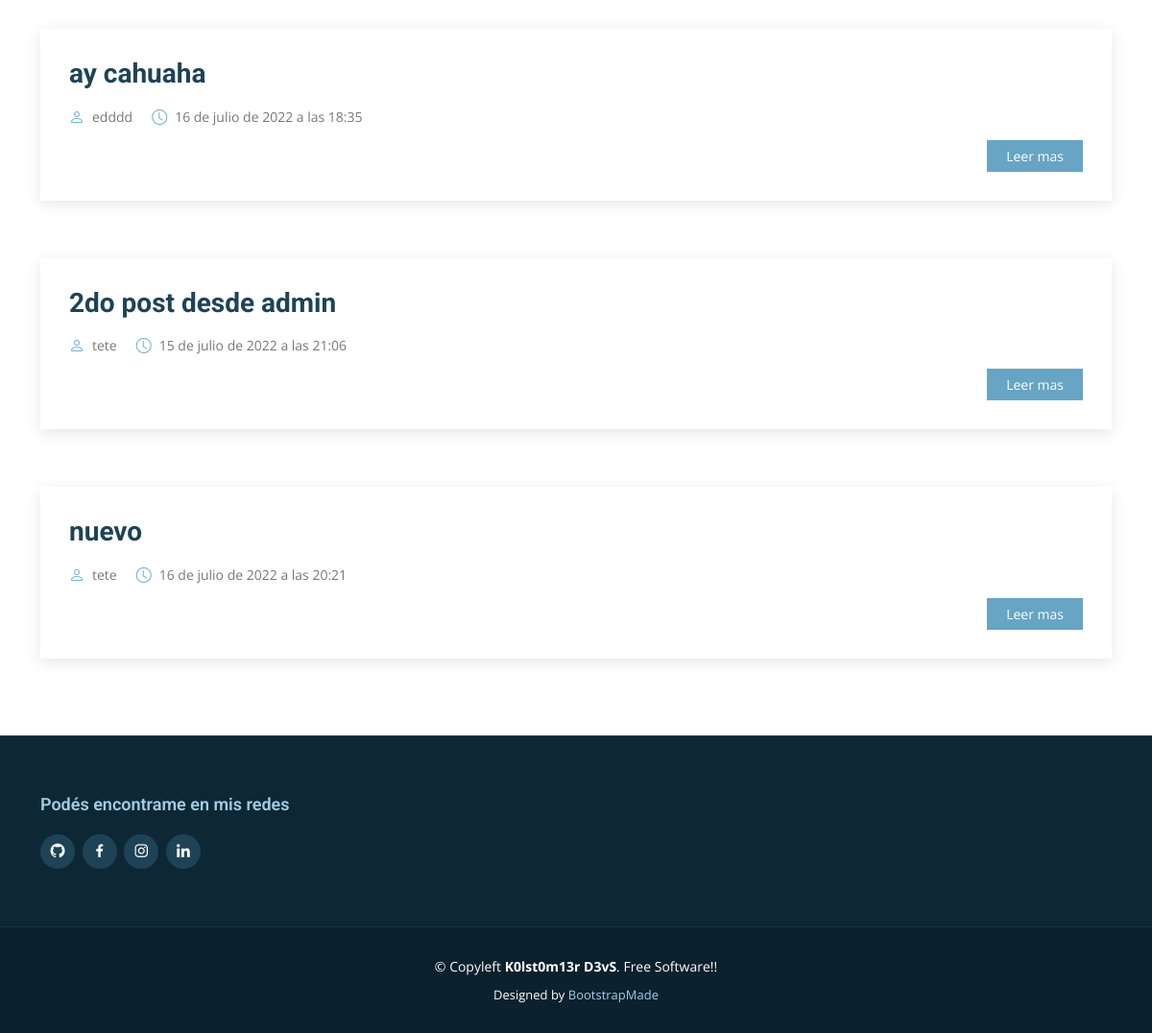
Before: /blog (lower part) with the older database file.
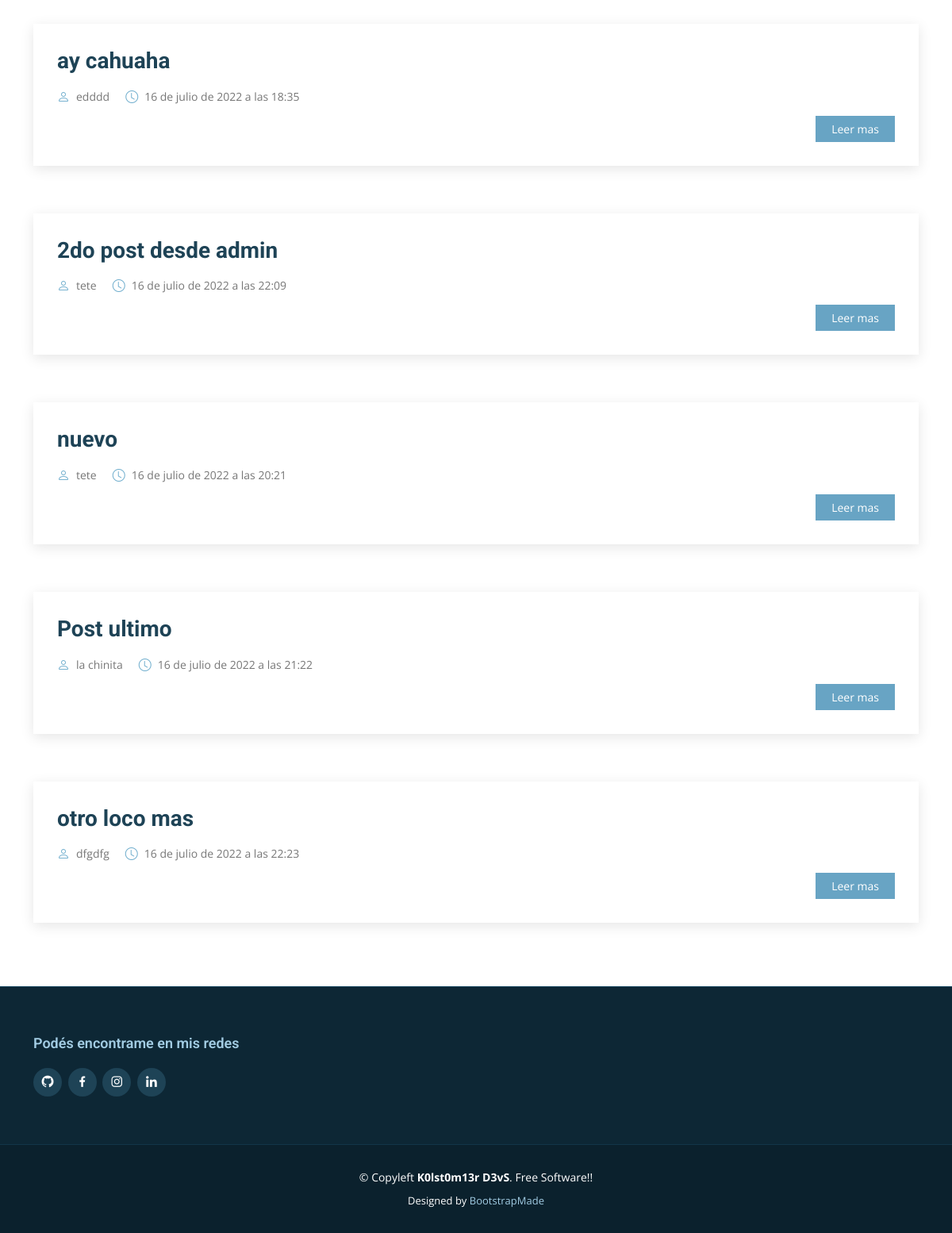
After: the same page with the newer database file.
### DjangoApp/models.py (models this page shows, shortened)
class Post(models.Model):
    titulo = models.CharField(max_length=40)
    imagen = models.ImageField(upload_to="blog/", null=True)
    post = models.TextField()
    autor = models.CharField(max_length=40)
    fecha = models.DateTimeField(auto_now_add=True)

### DjangoApp/views.py (the view)
# urls.py: path('blog',views.blog, name="blog"),
def blog(request):
    post = Post.objects.all()
    ctx = {"post": post}
    return render(request, 'DjangoApp/blog.html', ctx)

### DjangoApp/templates/DjangoApp/blog.html (shortened to what this page needs)
{% extends "DjangoApp/base.html" %}
{% load static %}
{% block contenido %}
    <section id="blog" class="blog">
      <div class="container" data-aos="fade-up">
             {% for ent in  post %}
            <article class="entry">
              <h2 class="entry-title">
                <a href="{% url 'blogSingle' ent.id %}">{{ent.titulo}}</a>
              </h2>
             <div class="entry-meta">
                <ul>
                  <li class="d-flex align-items-center"><i class="bi bi-person"></i> <a href="#">{{ent.autor}}</a></li>
                  <li class="d-flex align-items-center"><i class="bi bi-clock"></i> <a href="#"><time datetime="2020-01-01">{{ent.fecha}}</time></a></li>
                </ul>
              </div>
              <div class="entry-content">
                <div class="read-more">
                  <a href="{% url 'blogSingle' ent.id %}">Leer mas</a>
                </div>
              </div>
            </article>
            {% endfor %}
      </div>
    </section>
{% endblock %}

Changed rows visible on the page:
changed Post "2do post desde admin": fecha "15 de julio de 2022 a las 21:06" → "16 de julio de 2022 a las 22:09"
added Post: titulo "Post ultimo", autor "la chinita", fecha "16 de julio de 2022 a las 21:22"
added Post: titulo "otro loco mas", autor "dfgdfg", fecha "16 de julio de 2022 a las 22:23"
